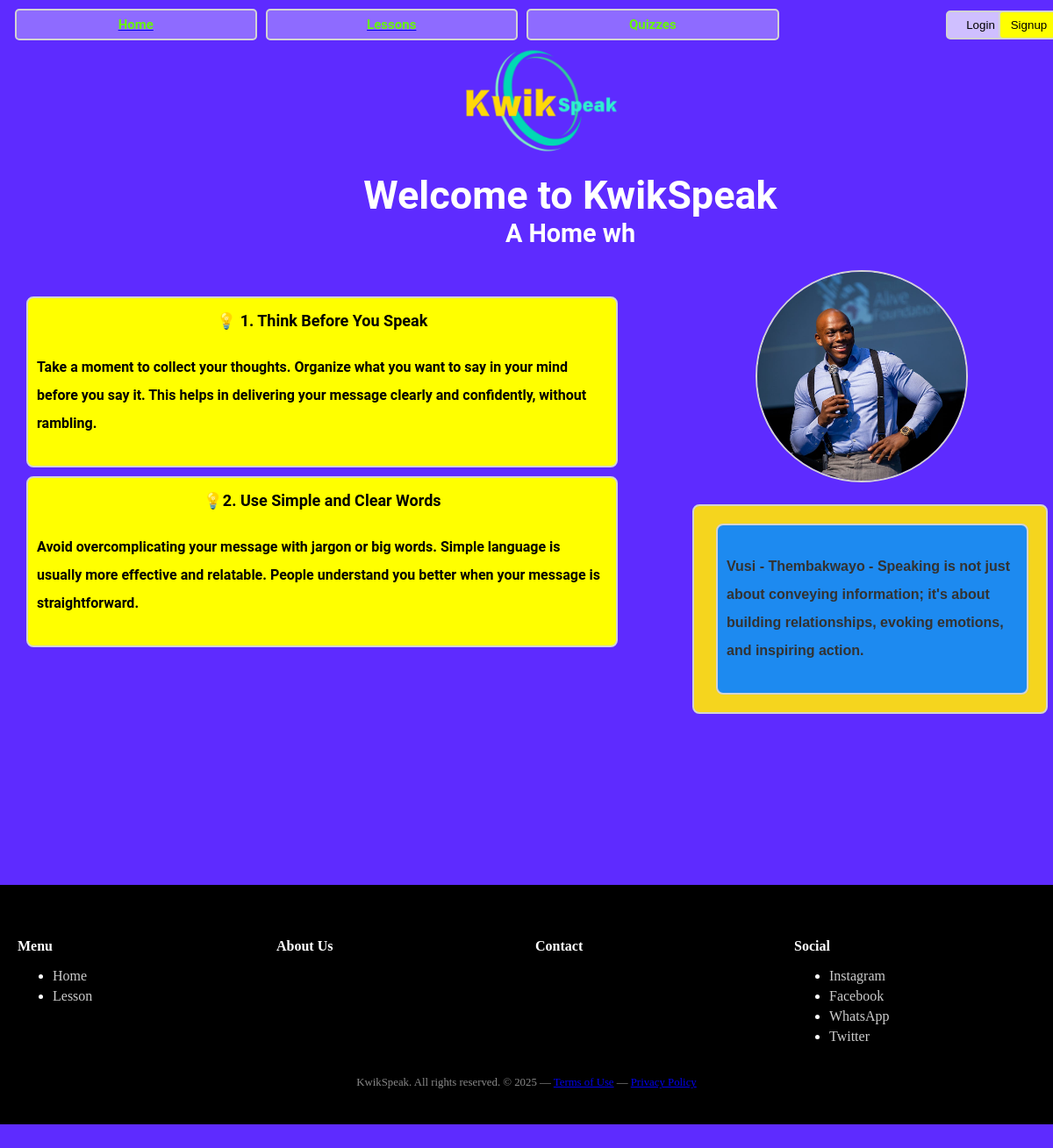
The app's page /home/ (signed in) with its own data.
### baseapp/models.py (models this page shows, shortened)
class CommunicationTip(models.Model):
  tip_title = models.CharField(max_length=100)
  tip_content = models.TextField()
  tip_image = models.ImageField(upload_to="tips/images/", blank=True, null=True)
  tip_video = models.FileField(upload_to="tips/videos/", blank=True, null=True)

class Orators(models.Model):
  name = models.CharField(max_length=100, blank=True, null=True)
  image = models.ImageField(upload_to="home/images/", blank=True, null=True)
  content = models.TextField()

### baseapp/views.py (the view)
# urls.py: 2. Add a URL to urlpatterns:  path('', views.home, name='home')
@login_required
def home(request):
  tips = CommunicationTip.objects.all()
  orator = Orators.objects.all()
  context = {
    "tips" : tips,
    "orator" : orator
  }
  return render(request, "home.html", context)

### baseapp/templates/home.html (shortened to what this page needs)
{% extends "base.html"%}
{% block content %}
{% load static %}
  <div class="kwikspeak-greetings">
    <div class="welcome-text" data-text="Welcome to KwikSpeak"></div>
    <div class="home-words" data-text="A Home where you turn"></div>
  </div>
  <div class="content">
    <div class="communication-tips">
      <div class="speech-info">
      {% for tip in tips %}
        <div class="info fade-in-section">
          <div class="info-header">
            {{ tip.tip_title}}
          </div>
          <h4 class="info-message">
            {{ tip.tip_content }}
          </h4>
        </div>
      {% endfor %}
      </div>
    </div>
    <div class="orators">
      {% for speaker in orator %}
        <div class="speaker-entry fade">
          <div class="speaker-image">
            <img class="speaker" src="{{ speaker.image.url }}" alt="{{ speaker.name }}">
          </div>
          <div class="wise-words-wrapper">
            <div class="wise-words">
              <h4 class="theword">
                {{ speaker.content }}
              </h4>
            </div>
          </div>
        </div>
      {% endfor %}
    </div>
  </div>
{% endblock content %}

### static/styles/home.css (style rules this page uses)
.kwikspeak-greetings { display: grid; grid-template-rows: 4(1fr, repeat()); margin-top: 40px; margin-left: 100px; justify-content: center; align-items: center; min-height: 100px; }
.kwikspeak-greetings div { margin-top: 10px; display: flex; justify-content: center; color: white; }
.welcome-text { line-height: 32px; font-family: Roboto, Arial; font-weight: 700; font-size: 45px; }
.home-words { font-size: 180%; font-family: Roboto, Arial; font-weight: 600; }
.content { display: grid; grid-template-rows: 1fr 1fr; row-gap: 40px; width: 100%; grid-template-areas: "second" "first"; gap: 20px; }
@media (min-width: 1000px) { .content { display: grid; grid-template-columns: 1.5fr 1fr; grid-template-areas: "first second"; grid-template-rows: unset; justify-content: center; column-gap: 10px; width: 100%; } }
.fade-in-section { opacity: 0; transform: translateY(40px); transition: opacity 0.6s ease-out, transform 0.6s ease-out; will-change: opacity, transform; }
.fade-in-section.visible { opacity: 1; transform: none; }
.communication-tips { height: auto; display: flex; flex-direction: column; column-gap: 10px; padding: 10px; justify-content: stretch; align-items:center; margin-top: 15px; grid-area: first; }
.speech-info { display: flex; flex-direction: column; justify-content: stretch; }
.info { background-color: yellow; display: flex; border-radius: 8px; border: 2px solid lightgray; font-family: Roboto, Arial; line-height: 32px; flex-direction: column; justify-content: center; align-items: center; padding: 10px; margin-top: 10px; margin-left: 20px; }
.info-header { font-family: Roboto, Arial; font-weight: 600; font-size: 18px; }
.orators { width: 100%; height: auto; display: grid; justify-content: start; grid-template-rows: 1fr 1fr; align-items: start; margin-top: 15px; margin-bottom: -300px; margin-right: 0; grid-area: second; }
.speaker-entry { display: none; opacity: 0; transition: opacity 1s ease-in-out; }
.speaker-entry.active { display: block; opacity: 1; }
.speaker-image { width: 100%; height: auto; display: flex; padding: 10px; flex-direction: row; justify-content: center; align-items: center; margin: 10px; }
.speaker { border: 2px solid lightgray ; display: flex; max-width: 50%; aspect-ratio: 1 / 1; margin-top: -30px; height: auto; border-radius: 50%; object-fit: cover; }
.wise-words-wrapper { width: 80%; border-radius: 8px; border: 2px solid lightgray ; background-color: rgb(245, 213, 30); display: flex; max-height: 80%; align-items: center; height: auto; max-width: 90%; margin-top: 15px; margin-right: 5px; margin-left: 65px; padding: 10px; }
.wise-words { border: 2px solid lightgray ; background-color: rgb(29, 138, 240); max-height: 80%; height: auto; display: flex; max-width: 90%; flex-direction: row; font-family: Roboto, Arial; line-height: 32px; border-radius: 8px; justify-content: center; align-items: center; margin-top: 10px; margin-bottom: 10px; margin-right: 10px; margin-left: 15px; padding: 10px; }
.theword { font-family: Mulish, sans-serif; font-weight: 700; color: rgb(51, 50, 49); }

### static/styles/general.css (style rules this page uses)
body { background: #5E2BFF; background-size: cover; background-position: center; background-repeat: no-repeat; min-height: 100vh; margin: 0; padding-top: 50px; max-width: 100vw; overflow-x: hidden; }

### records on screen
CommunicationTip: tip_title "💡 1. Think Before You Speak", tip_content "Take a moment to collect your thoughts. Organize what you want to say in your mind before you say it. This helps in delivering your message clearly and confidently, without rambling."
CommunicationTip: tip_title "💡2. Use Simple and Clear Words", tip_content "Avoid overcomplicating your message with jargon or big words. Simple language is usually more effective and relatable. People understand you better when your message is straightforward."
Orators: image (picture), content "Vusi - Thembakwayo - Speaking is not just about conveying information; it's about building relationships, evoking emotions, and inspiring action."
